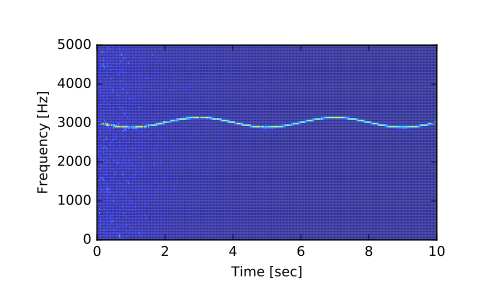

The script that drew this image:
from scipy import signal
import matplotlib.pyplot as plt

# Generate a test signal, a 2 Vrms sine wave whose frequency is slowly
# modulated around 3kHz, corrupted by white noise of exponentially
# decreasing magnitude sampled at 10 kHz.

fs = 10e3
N = 1e5
amp = 2 * np.sqrt(2)
noise_power = 0.01 * fs / 2
time = np.arange(N) / float(fs)
mod = 500*np.cos(2*np.pi*0.25*time)
carrier = amp * np.sin(2*np.pi*3e3*time + mod)
noise = np.random.normal(scale=np.sqrt(noise_power), size=time.shape)
noise *= np.exp(-time/5)
x = carrier + noise

# Compute and plot the spectrogram.

f, t, Sxx = signal.spectrogram(x, fs)
plt.pcolormesh(t, f, Sxx)
plt.ylabel('Frequency [Hz]')
plt.xlabel('Time [sec]')
plt.show()
